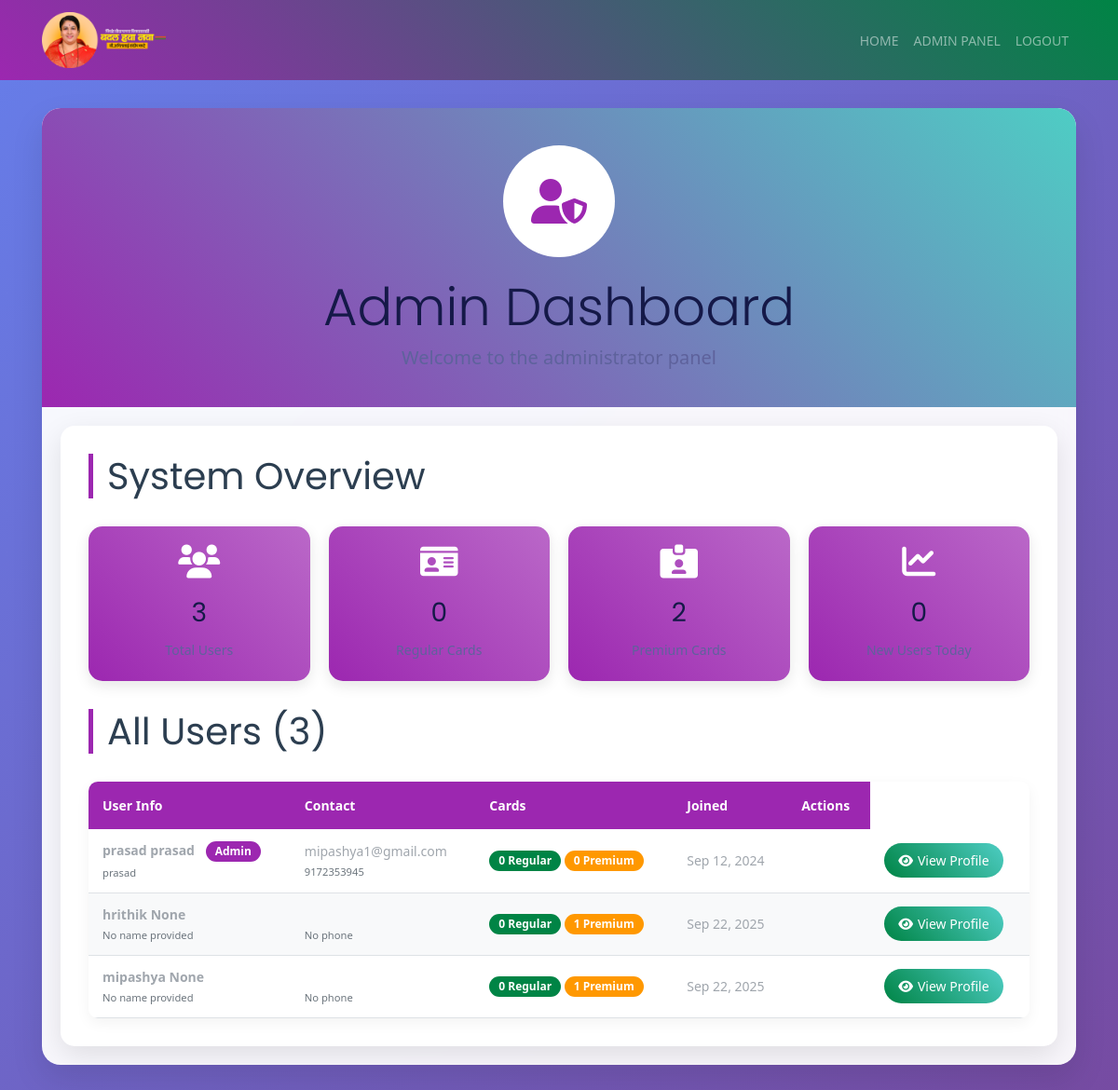
The app's page /profile/ (signed in), older data.
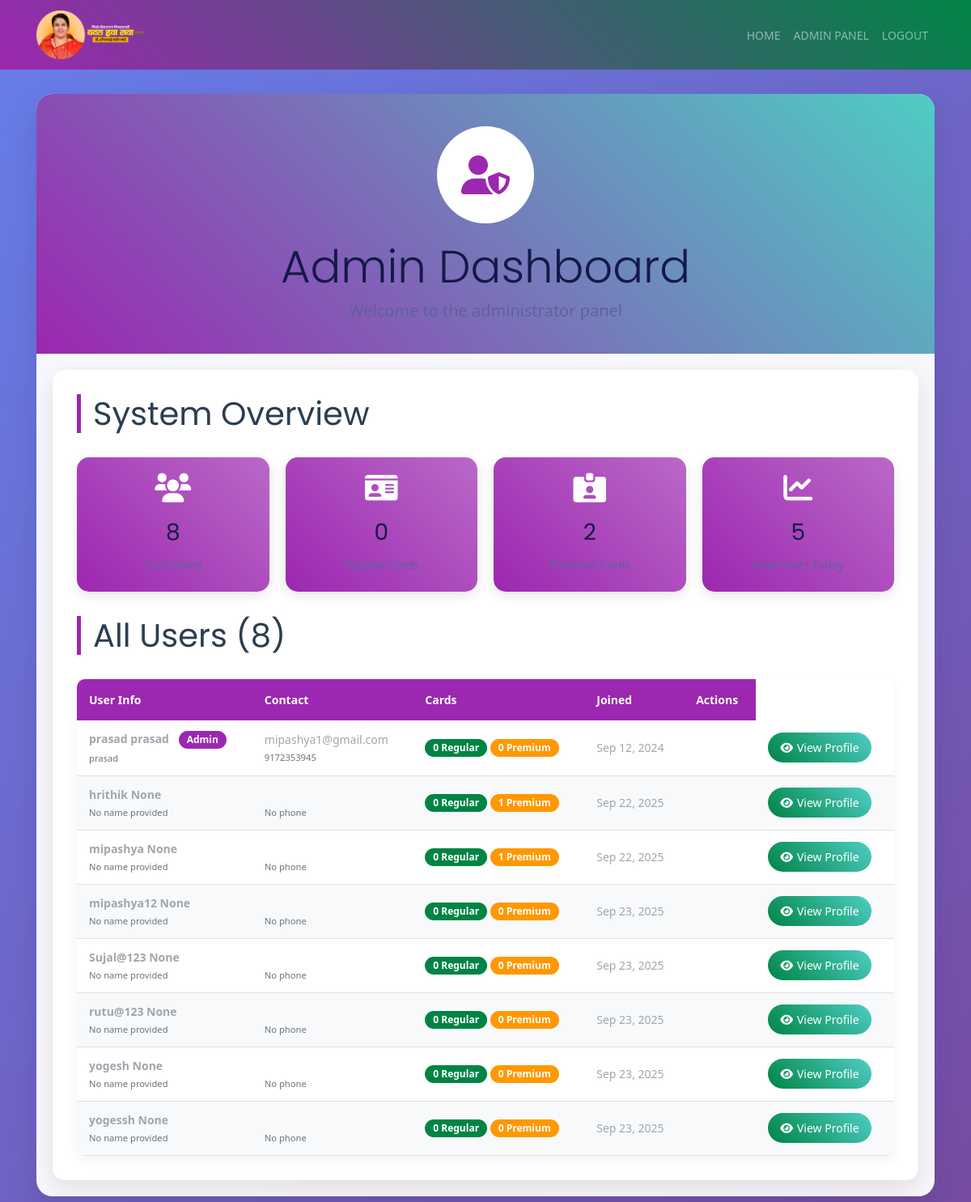
The same page, newer data.
### user/models.py (models this page shows)
class User(AbstractUser):
    name = models.CharField(max_length=50, blank=True, null=True)
    phone = models.CharField(max_length=20, blank=True, null=True)
    paid_member = models.BooleanField(default=False)
    is_verified = models.BooleanField(default=True)  # Set to True by default

### home/views.py (the view, shortened to what this page needs)
# urls.py: path('profile/', views.profile, name='profile'),
@login_required(login_url="user:signin")
def profile(request):
    user = request.user
    if user.is_superuser or user.is_staff:
        all_users = User.objects.all()
        users_with_counts = []
        for user_obj in all_users:
            regular_card_count = Detail.objects.filter(created_for=user_obj).count()
            premium_card_count = Detail_Primium.objects.filter(created_for=user_obj).count()
            users_with_counts.append({
                'user': user_obj,
                'regular_card_count': regular_card_count,
                'premium_card_count': premium_card_count
            })
        total_regular_cards = sum(user_data['regular_card_count'] for user_data in users_with_counts)
        total_premium_cards = sum(user_data['premium_card_count'] for user_data in users_with_counts)
        context = {
            "user": user,
            'users_with_counts': users_with_counts,
            'total_regular_cards': total_regular_cards,
            'total_premium_cards': total_premium_cards,
            'new_users_today': User.objects.filter(date_joined__date=timezone.now().date()).count(),
            'is_admin': True
        }
        return render(request, "home/profile.html", context)

### templates/home/profile.html (shortened to what this page needs)
{% block content %}
<!DOCTYPE html>
<html lang="en">
<head>
{% load static %}
  <link rel="stylesheet" href="{% static 'css/bootstrap.min.css' %}">
  <link rel="stylesheet" href="{% static 'css/animate.css' %}">
  <link rel="stylesheet" href="{% static 'css/LineIcons.css' %}">
  <link rel="stylesheet" href="{% static 'css/owl.carousel.css' %}">
  <link rel="stylesheet" href="{% static 'css/owl.theme.css' %}">
  <link rel="stylesheet" href="{% static 'css/magnific-popup.css' %}">
  <link rel="stylesheet" href="{% static 'css/nivo-lightbox.css' %}">
  <link rel="stylesheet" href="{% static 'css/main.css' %}">
  <link rel="stylesheet" href="{% static 'css/responsive.css' %}">
  <link rel="stylesheet" href="https://cdnjs.cloudflare.com/ajax/libs/font-awesome/6.0.0/css/all.min.css">
</head>
<body>
  <nav class="navbar navbar-expand-lg navbar-dark" style="background: linear-gradient(45deg,
    {% if is_admin %}var(--admin-color){% else %}var(--dark-color){% endif %},
    var(--primary-color));">
    <div class="container">
      <a class="navbar-brand" href="/">
        <img src="{% static 'img/kate-logo.png' %}" alt="Navaratri Dandiya" height="60px">
      </a>
      <div class="collapse navbar-collapse" id="navbarNav">
        <ul class="navbar-nav ml-auto">
          <li class="nav-item">
            <a class="nav-link" href="/">HOME</a>
          </li>
          {% if not is_admin %}
            <li class="nav-item">
              <a class="nav-link" href="{% url 'edit_profile' %}">EDIT PROFILE</a>
            </li>
            <li class="nav-item">
              <a class="nav-link" href="{% url 'change_password' %}">CHANGE PASSWORD</a>
            </li>
          {% else %}
            <li class="nav-item">
              <a class="nav-link" href="/admin/">ADMIN PANEL</a>
            </li>
          {% endif %}
          <li class="nav-item">
            <a class="nav-link" href="">LOGOUT</a>
          </li>
        </ul>
      </div>
    </div>
  </nav>
  <div class="container">
    <div class="profile-container">
      {% if is_admin %}
        <div class="profile-header">
          <div class="profile-avatar">
            <i class="fas fa-user-shield"></i>
          </div>
          <h2 class="display-4">Admin Dashboard</h2>
          <p class="lead">Welcome to the administrator panel</p>
        </div>
        <div class="admin-dashboard">
          <h3 class="card-section-title">System Overview</h3>
          <div class="admin-stats">
            <div class="stat-card">
              <i class="fas fa-users"></i>
              <h3>{{ users_with_counts|length }}</h3>
              <p>Total Users</p>
            </div>
            <div class="stat-card">
              <i class="fas fa-id-card"></i>
              <h3>{{ total_regular_cards }}</h3>
              <p>Regular Cards</p>
            </div>
            <div class="stat-card">
              <i class="fas fa-id-card-alt"></i>
              <h3>{{ total_premium_cards }}</h3>
              <p>Premium Cards</p>
            </div>
            <div class="stat-card">
              <i class="fas fa-chart-line"></i>
              <h3>{{ new_users_today }}</h3>
              <p>New Users Today</p>
            </div>
          </div>
          <h3 class="card-section-title">All Users ({{ users_with_counts|length }})</h3>
          <div class="user-table-container">
            <table class="user-table">
              <thead>
                <tr>
                  <th>User Info</th>
                  <th>Contact</th>
                  <th>Cards</th>
                  <th>Joined</th>
                  <th>Actions</th>
                </tr>
              </thead>
              <tbody>
                {% for user_data in users_with_counts %}
                  <tr>
                    <td>
                      <strong>{{ user_data.user.username }} {{ user_data.user.name }}</strong>
                      {% if user_data.user.is_superuser %}
                        <span class="badge badge-admin ml-2">Admin</span>
                      {% endif %}
                      <br>
                      <small class="text-muted">{{ user_data.user.name|default:"No name provided" }}</small>
                    </td>
                    <td>
                      {{ user_data.user.email }}<br>
                      <small class="text-muted">{{ user_data.user.phone|default:"No phone" }}</small>
                    </td>
                    <td>
                      <span class="badge badge-primary">{{ user_data.regular_card_count }} Regular</span>
                      <span class="badge badge-premium">{{ user_data.premium_card_count }} Premium</span>
                    </td>
                    <td>{{ user_data.user.date_joined|date:"M d, Y" }}</td>
                    <td>
                     <td>
    <a href="{% url 'admin_user_profile' user_data.user.id %}" class="btn-view-profile">
        <i class="fas fa-eye"></i> View Profile
    </a>
</td>
                    </td>
                  </tr>
                {% endfor %}
              </tbody>
            </table>
          </div>
        </div>
      {% endif %}
    </div>
  </div>
</body>
</html>
{% endblock content %}

### static/css/main.css (style rules this page uses)
body { font-family: 'Rubik', sans-serif; color: #a0a6ad; font-size: 14px; font-weight: 400; background: #fff; overflow-x: hidden; }
html { overflow-x: hidden; }
p { font-size: 14px; color: #5e629c; line-height: 26px; margin-bottom: 0; }
a { color: #000; -webkit-transition: all 0.3s ease-in-out; -moz-transition: all 0.3s ease-in-out; -o-transition: all 0.3s ease-in-out; transition: all 0.3s ease-in-out; }
h1, h2, h3, h4, h5 { font-family: 'Poppins', sans-serif; font-size: 40px; font-weight: 400; color: #151948; }
ul { margin: 0; padding: 0; }
ul li { list-style: none; }
.navbar-brand { color: #fff; }

Row changes from the older to the newer data that the page shows:
added User: user.username "mipashya12", user.name "None", user.name "No name provided", user.phone "No phone", regular_card_count "0", premium_card_count "0", user.date_joined "Sep 23, 2025"
added User: user.username "Sujal@123", user.name "None", user.name "No name provided", user.phone "No phone", regular_card_count "0", premium_card_count "0", user.date_joined "Sep 23, 2025"
added User: user.username "rutu@123", user.name "None", user.name "No name provided", user.phone "No phone", regular_card_count "0", premium_card_count "0", user.date_joined "Sep 23, 2025"
added User: user.username "yogesh", user.name "None", user.name "No name provided", user.phone "No phone", regular_card_count "0", premium_card_count "0", user.date_joined "Sep 23, 2025"
added User: user.username "yogessh", user.name "None", user.name "No name provided", user.phone "No phone", regular_card_count "0", premium_card_count "0", user.date_joined "Sep 23, 2025"
Text that changed along with them:
{{ users_with_counts|length }}: "3" → "8"
{{ new_users_today }}: "0" → "5"
